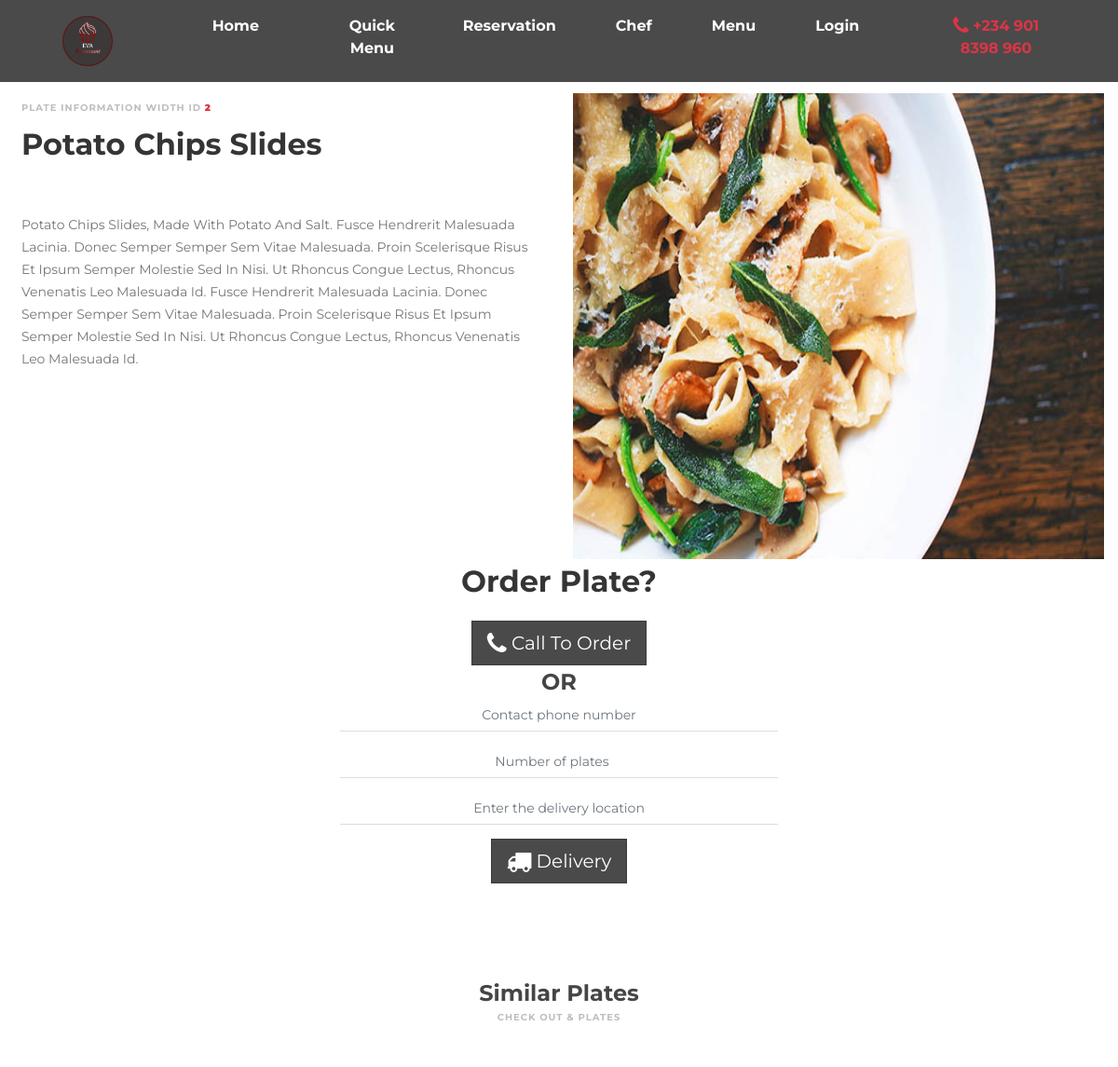
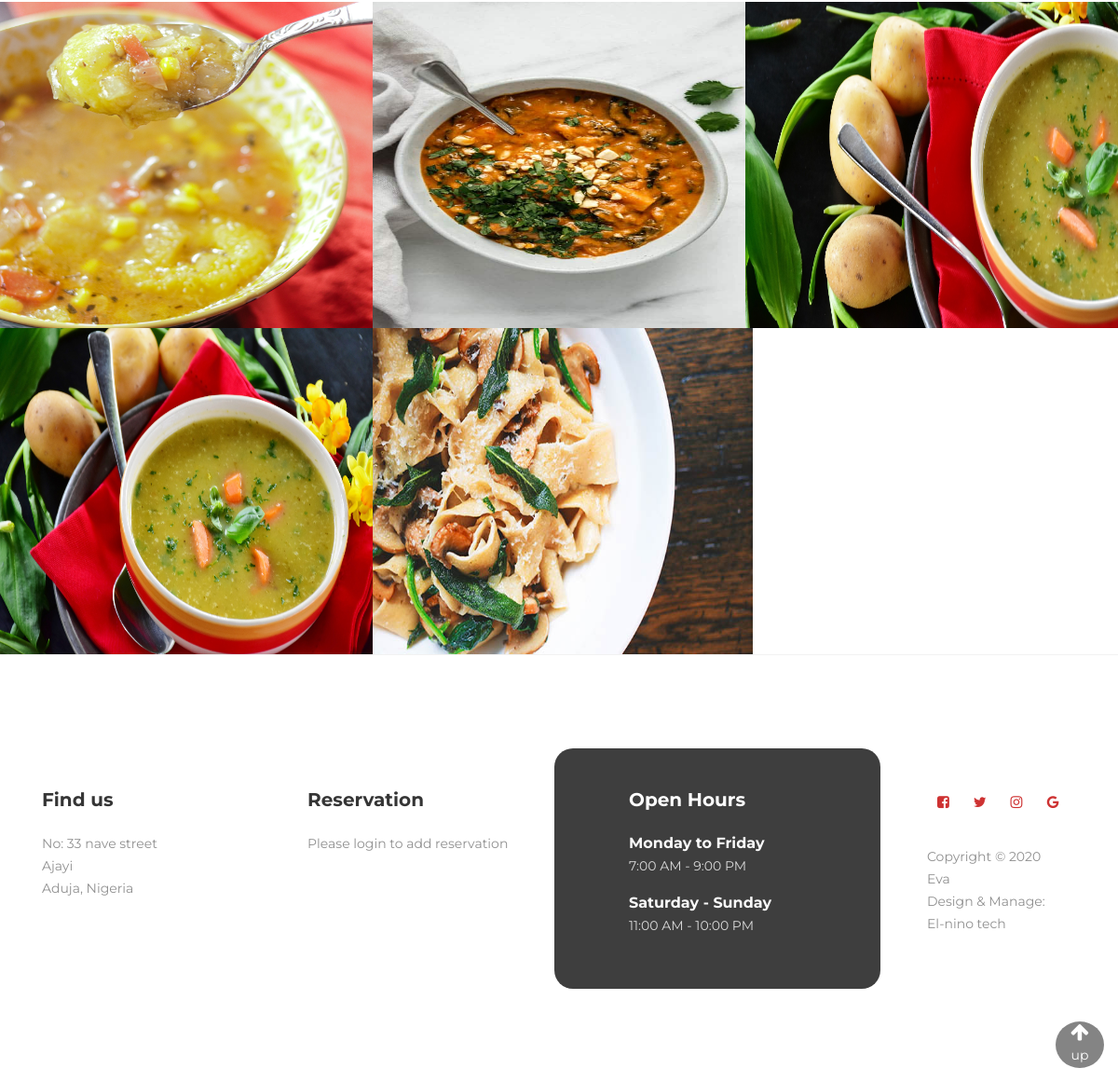
The page /menu/item/2 on the database its author committed (2 pictures, top to bottom).
### menu/models.py (models this page shows)
class Menu(models.Model):
    plate = models.CharField(max_length=50, default=None, null=True)
    plate_info = models.TextField(max_length=2000, default=None, null=True)
    plate_img = models.ImageField(upload_to='plate_img', default=None)
    recipies = models.CharField(max_length=50, default=None, null=True)
    dish_type = models.CharField(max_length=50, default=None, null=True)
    added_on = models.DateTimeField(auto_now_add=True)
    cost = models.IntegerField()

### menu/views.py (the view)
# urls.py: path('item/<id>', views.show, name='show'),
def show(request, id):
    context = {}
    context['menu_data'] = Menu.objects.get(id = id)
    context['menu'] = Menu.objects.order_by('-id')
    if request.user.is_staff:
        messages.error(request, "You are staff. can't view user's page")
        return redirect('/staff')
    else:
        return render(request, 'menu/show.html', context)

### templates/menu/show.html (shortened to what this page needs)
{% extends 'layouts/base.html' %}
{% load static %}
{% block content %}
    <section id="about" data-stellar-background-ratio="0.5">
        <div class="container-fluid">
            <div style="min-height: 400px !important;" class="row">
                <div class="col-md-6 col-sm-12 text-capitalize">
                    <div style="max-height: 500px;" class="p-2 overflow-auto">
                        <div class="section-title wow fadeInUp" data-wow-delay="0.2s">
                            <h4>Plate Information width ID <b class="text-danger">{{ menu_data.id }}</b></h4>
                            <h2>{{ menu_data.plate }}</h2>
                        </div>
                        <div class="wow fadeInUp" data-wow-delay="0.4s">
                            {% if menu_data.plate_info != 'True' %}
                                <p>
                                    {{ menu_data.plate_info }}
                                </p>
                            {% else %}
                                <p>
                                    No Plate Information Yet!
                                </p>
                            {% endif %}
                        </div>
                    </div>
                </div>
                <div class="col-md-6 col-sm-12">
                    <div class="wow fadeInUp" data-wow-delay="0.6s">
                        <img src="{{ menu_data.plate_img.url }}" width="100%" height="500px" class="img-responsive" alt="{{ menu_data.plate }}">
                    </div>
                </div>
            </div>
            <div class="row justify-content-center">
                <div class="col-sm-12 text-center text-capitalize">
                    <h2>
                        Order Plate?
                    </h2>
                </div>
                <div class="col-sm-5 text-center text-capitalize wow fadeInUp" data-wow-delay="1s">
                    <a href="tel:+2349018398960" class="btn btn-lg btn-custom-dark">
                        <i class="fa fa-lg fa-phone"></i>
                        Call To Order
                    </a>
                    <h3>OR</h3>
                    <form action="/menu/delivery/location" method="POST"id="delivery" class="wow fadeInUp text-capitalize" role="form" data-wow-delay="0.5s">
                        <input type="text" class="form-control text-center" name="phone_number" placeholder="Contact phone number" required>
                        <input type="number" class="form-control text-center" name="number_of_plate" placeholder="Number of plates" required>
                        <input type="text" class="form-control text-center" name="delivery_location" placeholder="Enter the delivery location" required>
                        <button class="btn btn-lg btn-custom-dark delivery-location">
                            <i class="fa fa-lg fa-truck"></i>
                            Delivery
                        </button>
                    </form>
                </div>
            </div>
        </div>
    </section>
    <section id="menu" data-stellar-background-ratio="0.5">
        <div class="container-fluid">
            <div class="row">
                <div class="col-md-12 col-sm-12">
                    <div class="section-title wow fadeInUp" data-wow-delay="0.1s">
                            <h3>Similar Plates</h3>
                            <h4>Check Out &amp; Plates</h4>
                    </div>
                </div>
                {% for m in menu %}
                    {% if menu_data.recipies == m.recipies %}
                        <div class="col-md-4 col-sm-6">
                            <div class="menu-thumb">
                                <img src="{{ m.plate_img.url }}" width="600" height="350" class="img-responsive" alt="{{ m.plate }}">
                                <div class="menu-info text-capitalize">
                                    <div class="menu-item">
                                        <a href="/menu/item/{{ m.id }}">
                                        </a>
                                    </div>
                                    <div class="menu-price">
                                    </div>
                                </div>
                            </div>
                        </div>
                    {% endif %}
                {% endfor %}
            </div>
        </div>
    </section>
{% endblock %}

### static/css/major-style.css (style rules this page uses)
body { background: #ffffff; font-family: 'Montserrat', sans-serif; overflow-x: hidden; }
h1,h2,h3,h4,h5,h6 { font-weight: bold; line-height: inherit; }
h2 { color: #353535; font-size: 2em; padding-bottom: 10px; }
h3 { font-size: 1.5em; margin-bottom: 0; }
h3, h3 a { color: #454545; }
p { color: #757575; font-size: 14px; font-weight: normal; line-height: 24px; }
html { -webkit-font-smoothing: antialiased; }
a { color: #252525; -webkit-transition: 0.5s; transition: 0.5s; text-decoration: none !important; }
.section-title { padding-bottom: 40px; }
.section-title h2 { margin: 0; }
.section-title h4 { color: #bfbdbd; font-size: 10px; letter-spacing: 1px; text-transform: uppercase; margin-top: 0; }
section { position: relative; padding: 100px 0; }
#team, #menu, #testimonial { text-align: center; }
#about { padding-bottom: 0; }
#menu { padding-bottom: 0; }
#menu .col-md-4 { margin: 0; padding: 0; }
.menu-thumb img { width: 100%; transition: 0.5s; }
#menu .menu-thumb { overflow: hidden; position: relative; cursor: pointer; width: 102%; }
.menu-thumb .menu-info { position: absolute; top: 60%; left: 0px; right: 0px; bottom: 0px; text-align: left; padding: 25px 30px; transition: 0.5s 0.2s; }
.menu-info .menu-item { float: left; }
.menu-info .menu-price { float: right; }

### static/css/app.css (style rules this page uses)
html { scroll-behavior: smooth; min-height: 100%; }
.btn-custom-dark { background: #393939e8; border: 1px solid #393939e8; border-radius: 0; color: #fff; }
#delivery .form-control { background: transparent; border: 0; border-bottom: 1px solid #dddddd; border-radius: 0; box-shadow: none; font-size: 14px; font-weight: normal; margin-bottom: 15px; transition: all ease-in-out 0.4s; }

### rows shown on the page
Menu: id "2", plate "Potato Chips Slides", plate_info "Potato Chips Slides, Made With Potato And Salt. Fusce Hendrerit Malesuada Lacinia. Donec Semper Semper Sem Vitae Malesuada. Proin Scelerisque Risus Et Ipsum Semper Molestie Sed In Nisi. Ut Rhoncus Congue Lectus, Rhoncus Venenatis Leo Malesuada Id. Fusce Hendrerit Malesuada Lacinia. Donec Semper Semper Sem Vitae Malesuada. Proin Scelerisque Risus Et Ipsum Semper Molestie Sed In Nisi. Ut Rhoncus Congue Lectus, Rhoncus Venenatis Leo Malesuada Id.", plate_img (picture)
Menu: plate_img (picture)
Menu: plate_img (picture)
Menu: plate_img (picture)
Menu: plate_img (picture)
